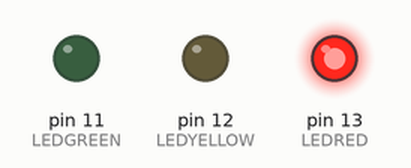
Simulated run of this sketch. Board: Arduino Uno, built with avr-gcc and run on an emulated ATmega328P. Shown: output pins drawn as LEDs (lit = HIGH).

Above: at 10.0 s.
At 27.0 s:
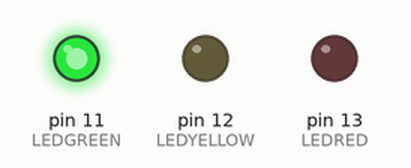
At 32.4 s:
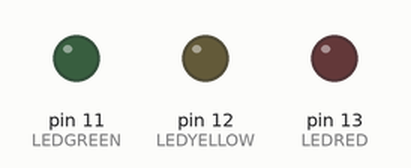
At 37.8 s:
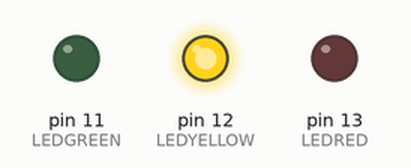
Timing chart, 0 to 50.4 s (numbered marks = the images above):
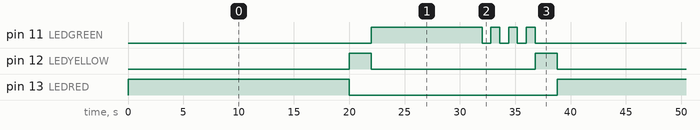

The sketch:

traffic_lights.ino
```cpp
int LEDRED = 13;
int LEDYELLOW = 12;
int LEDGREEN = 11;

void setup() {

    pinMode(LEDRED,OUTPUT);
    pinMode(LEDYELLOW,OUTPUT);
    pinMode(LEDGREEN,OUTPUT);
}

void loop() {

  digitalWrite(LEDRED, HIGH);
  delay(20000);

  digitalWrite(LEDRED, LOW);

  digitalWrite(LEDYELLOW, HIGH);
  delay(2000);

  digitalWrite(LEDYELLOW, LOW);

  digitalWrite(LEDGREEN, HIGH);
  delay(10000);

  for(int i = 0; i < 3; i++)
  {
     digitalWrite(LEDGREEN, LOW);
     delay(800);
     digitalWrite(LEDGREEN, HIGH);
     delay(800);
  }

  digitalWrite(LEDGREEN, LOW);

  digitalWrite(LEDYELLOW, HIGH);
  delay(2000);

  digitalWrite(LEDYELLOW, LOW);

}
```

Measured:
- by itself, pin 11 (LEDGREEN): repeats every 38.8 s: 3 × (LOW 0.80 s, HIGH 0.80 s), LOW 24.0 s, HIGH 10.0 s
- by itself, pin 12 (LEDYELLOW): repeats every 38.8 s: LOW 14.8 s, HIGH 2.0 s, LOW 20.0 s, HIGH 2.0 s
- by itself, pin 13 (LEDRED): alternates HIGH for 20.0 s and LOW for 18.8 s
